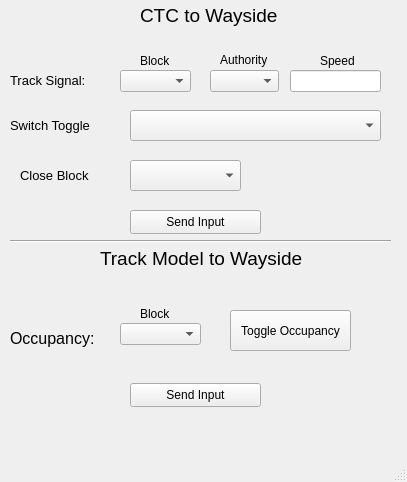
<?xml version="1.0" encoding="UTF-8"?>
<ui version="4.0">
 <class>MainWindow</class>
 <widget class="QMainWindow" name="MainWindow">
  <property name="geometry">
   <rect>
    <x>0</x>
    <y>0</y>
    <width>407</width>
    <height>482</height>
   </rect>
  </property>
  <property name="minimumSize">
   <size>
    <width>407</width>
    <height>381</height>
   </size>
  </property>
  <property name="windowTitle">
   <string>MainWindow</string>
  </property>
  <widget class="QWidget" name="centralwidget">
   <widget class="Line" name="line">
    <property name="geometry">
     <rect>
      <x>10</x>
      <y>233</y>
      <width>381</width>
      <height>16</height>
     </rect>
    </property>
    <property name="orientation">
     <enum>Qt::Horizontal</enum>
    </property>
   </widget>
   <widget class="QLabel" name="label">
    <property name="geometry">
     <rect>
      <x>140</x>
      <y>0</y>
      <width>161</width>
      <height>31</height>
     </rect>
    </property>
    <property name="font">
     <font>
      <pointsize>14</pointsize>
     </font>
    </property>
    <property name="text">
     <string>CTC to Wayside</string>
    </property>
   </widget>
   <widget class="QLabel" name="label_2">
    <property name="geometry">
     <rect>
      <x>100</x>
      <y>243</y>
      <width>251</width>
      <height>31</height>
     </rect>
    </property>
    <property name="font">
     <font>
      <pointsize>14</pointsize>
     </font>
    </property>
    <property name="text">
     <string>Track Model to Wayside</string>
    </property>
   </widget>
   <widget class="QPushButton" name="send_track_inputs_button">
    <property name="geometry">
     <rect>
      <x>130</x>
      <y>383</y>
      <width>131</width>
      <height>24</height>
     </rect>
    </property>
    <property name="text">
     <string>Send Input</string>
    </property>
   </widget>
   <widget class="QPushButton" name="send_ctc_inputs_button">
    <property name="geometry">
     <rect>
      <x>130</x>
      <y>210</y>
      <width>131</width>
      <height>24</height>
     </rect>
    </property>
    <property name="text">
     <string>Send Input</string>
    </property>
   </widget>
   <widget class="QLabel" name="label_3">
    <property name="geometry">
     <rect>
      <x>10</x>
      <y>70</y>
      <width>101</width>
      <height>21</height>
     </rect>
    </property>
    <property name="font">
     <font>
      <pointsize>10</pointsize>
     </font>
    </property>
    <property name="text">
     <string>Track Signal:</string>
    </property>
   </widget>
   <widget class="QComboBox" name="track_signal_block_select">
    <property name="geometry">
     <rect>
      <x>120</x>
      <y>70</y>
      <width>71</width>
      <height>22</height>
     </rect>
    </property>
   </widget>
   <widget class="QLabel" name="label_4">
    <property name="geometry">
     <rect>
      <x>140</x>
      <y>50</y>
      <width>41</width>
      <height>21</height>
     </rect>
    </property>
    <property name="text">
     <string>Block</string>
    </property>
   </widget>
   <widget class="QComboBox" name="authority_select">
    <property name="geometry">
     <rect>
      <x>210</x>
      <y>70</y>
      <width>69</width>
      <height>22</height>
     </rect>
    </property>
   </widget>
   <widget class="QLabel" name="label_5">
    <property name="geometry">
     <rect>
      <x>220</x>
      <y>50</y>
      <width>71</width>
      <height>20</height>
     </rect>
    </property>
    <property name="text">
     <string>Authority</string>
    </property>
   </widget>
   <widget class="QLineEdit" name="speed_input">
    <property name="geometry">
     <rect>
      <x>290</x>
      <y>70</y>
      <width>91</width>
      <height>22</height>
     </rect>
    </property>
   </widget>
   <widget class="QLabel" name="label_6">
    <property name="geometry">
     <rect>
      <x>320</x>
      <y>50</y>
      <width>55</width>
      <height>21</height>
     </rect>
    </property>
    <property name="text">
     <string>Speed</string>
    </property>
   </widget>
   <widget class="QLabel" name="label_7">
    <property name="geometry">
     <rect>
      <x>10</x>
      <y>323</y>
      <width>101</width>
      <height>31</height>
     </rect>
    </property>
    <property name="font">
     <font>
      <pointsize>12</pointsize>
     </font>
    </property>
    <property name="text">
     <string>Occupancy:</string>
    </property>
   </widget>
   <widget class="QLabel" name="label_8">
    <property name="geometry">
     <rect>
      <x>140</x>
      <y>303</y>
      <width>41</width>
      <height>21</height>
     </rect>
    </property>
    <property name="text">
     <string>Block</string>
    </property>
   </widget>
   <widget class="QComboBox" name="occupancy_block_select">
    <property name="geometry">
     <rect>
      <x>120</x>
      <y>323</y>
      <width>81</width>
      <height>22</height>
     </rect>
    </property>
   </widget>
   <widget class="QPushButton" name="occupancy_toggle_button">
    <property name="geometry">
     <rect>
      <x>230</x>
      <y>310</y>
      <width>121</width>
      <height>41</height>
     </rect>
    </property>
    <property name="text">
     <string>Toggle Occupancy</string>
    </property>
   </widget>
   <widget class="QComboBox" name="toggle_switch_select">
    <property name="geometry">
     <rect>
      <x>130</x>
      <y>110</y>
      <width>251</width>
      <height>31</height>
     </rect>
    </property>
   </widget>
   <widget class="QLabel" name="label_9">
    <property name="geometry">
     <rect>
      <x>10</x>
      <y>110</y>
      <width>111</width>
      <height>31</height>
     </rect>
    </property>
    <property name="font">
     <font>
      <pointsize>10</pointsize>
     </font>
    </property>
    <property name="text">
     <string>Switch Toggle</string>
    </property>
   </widget>
   <widget class="QLabel" name="label_10">
    <property name="geometry">
     <rect>
      <x>20</x>
      <y>160</y>
      <width>91</width>
      <height>31</height>
     </rect>
    </property>
    <property name="font">
     <font>
      <pointsize>10</pointsize>
     </font>
    </property>
    <property name="text">
     <string>Close Block</string>
    </property>
   </widget>
   <widget class="QComboBox" name="close_block_select">
    <property name="geometry">
     <rect>
      <x>130</x>
      <y>160</y>
      <width>111</width>
      <height>31</height>
     </rect>
    </property>
   </widget>
  </widget>
  <widget class="QMenuBar" name="menubar">
   <property name="geometry">
    <rect>
     <x>0</x>
     <y>0</y>
     <width>407</width>
     <height>26</height>
    </rect>
   </property>
  </widget>
  <widget class="QStatusBar" name="statusbar"/>
 </widget>
 <resources/>
 <connections/>
</ui>
